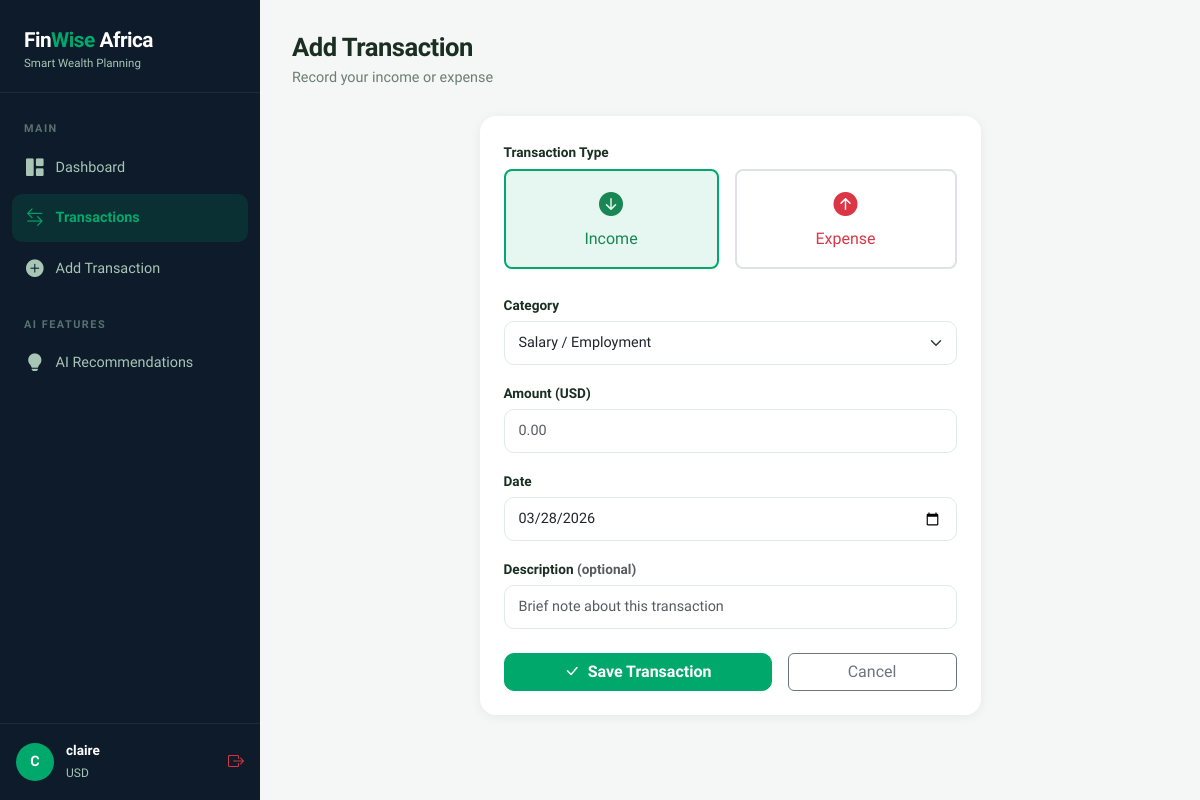
/transactions/add (signed in), run on the app's committed database.
### models/user.py (models this page shows, shortened)
class User(UserMixin, db.Model):
    __tablename__ = 'users'
    id = db.Column(db.Integer, primary_key=True)
    full_name = db.Column(db.String(100), nullable=False)
    email = db.Column(db.String(120), unique=True, nullable=False)
    password_hash = db.Column(db.String(256), nullable=False)
    currency = db.Column(db.String(10), default='KES')
    monthly_income_target = db.Column(db.Float, default=0.0)
    created_at = db.Column(db.DateTime, default=db.func.now())
    transactions = db.relationship('Transaction', backref='user', lazy=True)
    savings = db.relationship('Savings', backref='user', lazy=True)

### routes/transactions.py (the view, shortened to what this page needs)
@transactions_bp.route('/transactions/add', methods=['GET', 'POST'])
@login_required
def add():
    return render_template('transactions/add.html',
        expense_categories=EXPENSE_CATEGORIES,
        income_categories=INCOME_CATEGORIES
    )

### app.py (called while the page is built)
def create_app():
    app = Flask(__name__)
    app.config.from_object(Config)
    db.init_app(app)
    login_manager = LoginManager()
    login_manager.init_app(app)
    login_manager.login_view = 'auth.login'
    login_manager.login_message_category = 'warning'
    @login_manager.user_loader
    def load_user(user_id):
        return User.query.get(int(user_id))
    from routes.auth import auth_bp
    from routes.dashboard import dashboard_bp
    from routes.transactions import transactions_bp
    from routes.recommendations import recommendations_bp
    app.register_blueprint(auth_bp)
    app.register_blueprint(dashboard_bp)
    app.register_blueprint(transactions_bp)
    app.register_blueprint(recommendations_bp)
    @app.route('/')
    def index():
        return redirect(url_for('dashboard.index'))
    with app.app_context():
        db.create_all()
    return app

### templates/transactions/add.html (shortened to what this page needs)
{% extends 'base.html' %}
{% block content %}
<div class="page-header">
    <h2>Add Transaction</h2>
    <p>Record your income or expense</p>
</div>
<div class="row justify-content-center">
    <div class="col-md-7">
        <div class="card p-4">
            <form method="POST" id="transactionForm">
                <div class="mb-4">
                    <label class="form-label">Transaction Type</label>
                    <div class="d-flex gap-3">
                        <div class="type-btn flex-fill text-center p-3 rounded-3 border-2 border"
                             id="btn-income" onclick="setType('income')"
                             style="cursor:pointer; border-color:#00A86B!important; background:#E6F7F1;">
                            <i class="bi bi-arrow-down-circle-fill text-success fs-4"></i>
                            <div class="fw-700 mt-1 text-success">Income</div>
                        </div>
                        <div class="type-btn flex-fill text-center p-3 rounded-3 border-2 border"
                             id="btn-expense" onclick="setType('expense')"
                             style="cursor:pointer;">
                            <i class="bi bi-arrow-up-circle-fill text-danger fs-4"></i>
                            <div class="fw-700 mt-1 text-danger">Expense</div>
                        </div>
                    </div>
                </div>
                <div class="mb-3">
                    <label class="form-label">Category</label>
                    <select name="category" class="form-select" id="categorySelect" required>
                        <optgroup label="Income Categories" id="incomeGroup">
                            {% for cat in income_categories %}
                                <option value="{{ cat }}">{{ cat }}</option>
                            {% endfor %}
                        </optgroup>
                    </select>
                </div>
                <div class="mb-3">
                    <label class="form-label">Amount ({{ current_user.currency }})</label>
                    <input type="number" name="amount" class="form-control"
                           placeholder="0.00" step="0.01" min="0" required>
                </div>
                <div class="mb-3">
                    <label class="form-label">Date</label>
                    <input type="date" name="date" class="form-control"
                           value="{{ now }}" required>
                </div>
                <div class="mb-4">
                    <label class="form-label">Description <span class="text-muted fw-400">(optional)</span></label>
                    <input type="text" name="description" class="form-control"
                           placeholder="Brief note about this transaction">
                </div>
                <div class="d-flex gap-3">
                    <button type="submit" class="btn btn-primary flex-fill">
                        <i class="bi bi-check-lg me-2"></i>Save Transaction
                    </button>
                    <a href="{{ url_for('transactions.index') }}" class="btn btn-outline-secondary flex-fill">
                        Cancel
                    </a>
                </div>
            </form>
        </div>
    </div>
</div>
{% endblock %}

### templates/base.html (shortened to what this page needs)
<!DOCTYPE html>
<html lang="en">
<head>
    <link href="https://cdn.jsdelivr.net/npm/bootstrap@5.3.0/dist/css/bootstrap.min.css" rel="stylesheet">
    <link href="https://cdn.jsdelivr.net/npm/bootstrap-icons@1.11.0/font/bootstrap-icons.css" rel="stylesheet">
</head>
<body>
{% if current_user.is_authenticated %}
<div class="sidebar">
    <div class="sidebar-brand">
        <h4>Fin<span>Wise</span> Africa</h4>
        <small>Smart Wealth Planning</small>
    </div>
    <nav class="sidebar-nav">
        <div class="sidebar-label">Main</div>
        <a href="{{ url_for('dashboard.index') }}" class="{{ 'active' if request.endpoint == 'dashboard.index' }}">
            <i class="bi bi-grid-1x2-fill"></i> Dashboard
        </a>
        <a href="{{ url_for('transactions.index') }}" class="{{ 'active' if 'transactions' in request.endpoint }}">
            <i class="bi bi-arrow-left-right"></i> Transactions
        </a>
        <a href="{{ url_for('transactions.add') }}">
            <i class="bi bi-plus-circle-fill"></i> Add Transaction
        </a>
        <div class="sidebar-label mt-3">AI Features</div>
        <a href="{{ url_for('recommendations.index') }}" class="{{ 'active' if 'recommendations' in request.endpoint }}">
            <i class="bi bi-lightbulb-fill"></i> AI Recommendations
        </a>
    </nav>
    <div class="sidebar-user">
        <div class="user-avatar">{{ current_user.full_name[0].upper() }}</div>
        <div class="user-info">
            <strong>{{ current_user.full_name.split()[0] }}</strong>
            <small>{{ current_user.currency }}</small>
        </div>
        <a href="{{ url_for('auth.logout') }}" class="ms-auto text-danger" title="Logout">
            <i class="bi bi-box-arrow-right"></i>
        </a>
    </div>
</div>
<div class="main-content">
{% endif %}
    {% block content %}{% endblock %}
{% if current_user.is_authenticated %}
</div>
{% endif %}
</body>
</html>

### templates/base.html (style rules this page uses)
:root { --primary: #00A86B; --primary-dark: #007A4D; --primary-light: #E6F7F1; --accent: #FFB800; --danger: #E63946; --bg: #F4F7F5; --sidebar-bg: #0D1B2A; --sidebar-text: #A8C5B5; --sidebar-active: #00A86B; --card-bg: #FFFFFF; --text-main: #1A2E22; --text-muted: #6B7E75; }
* { box-sizing: border-box; }
body { font-family: 'Plus Jakarta Sans', sans-serif; background: var(--bg); color: var(--text-main); margin: 0; }
.sidebar { width: 260px; min-height: 100vh; background: var(--sidebar-bg); position: fixed; top: 0; left: 0; display: flex; flex-direction: column; padding: 0; z-index: 100; transition: all 0.3s; }
.sidebar-brand { padding: 28px 24px 20px; border-bottom: 1px solid rgba(255,255,255,0.07); }
.sidebar-brand h4 { color: #fff; font-weight: 800; font-size: 1.3rem; margin: 0; letter-spacing: -0.5px; }
.sidebar-brand span { color: var(--primary); }
.sidebar-brand small { color: var(--sidebar-text); font-size: 0.72rem; display: block; margin-top: 2px; }
.sidebar-nav { padding: 20px 12px; flex: 1; }
.sidebar-label { color: rgba(168,197,181,0.5); font-size: 0.68rem; font-weight: 700; letter-spacing: 1.5px; text-transform: uppercase; padding: 8px 12px 6px; }
.sidebar-nav a { display: flex; align-items: center; gap: 12px; padding: 11px 14px; color: var(--sidebar-text); text-decoration: none; border-radius: 10px; font-size: 0.9rem; font-weight: 500; margin-bottom: 2px; transition: all 0.2s; }
.sidebar-nav a:hover, .sidebar-nav a.active { background: rgba(0,168,107,0.15); color: #fff; }
.sidebar-nav a.active { color: var(--primary); font-weight: 600; }
.sidebar-nav a i { font-size: 1.1rem; }
.sidebar-user { padding: 16px; border-top: 1px solid rgba(255,255,255,0.07); display: flex; align-items: center; gap: 12px; }
.user-avatar { width: 38px; height: 38px; border-radius: 50%; background: var(--primary); display: flex; align-items: center; justify-content: center; color: white; font-weight: 700; font-size: 0.9rem; flex-shrink: 0; }
.user-info small { color: var(--sidebar-text); font-size: 0.75rem; }
.user-info strong { color: #fff; font-size: 0.85rem; display: block; }
.main-content { margin-left: 260px; min-height: 100vh; padding: 32px; }
.page-header { margin-bottom: 28px; }
.page-header h2 { font-weight: 800; font-size: 1.6rem; margin: 0; letter-spacing: -0.5px; }
.page-header p { color: var(--text-muted); margin: 4px 0 0; font-size: 0.9rem; }
.card { border: none; border-radius: 16px; box-shadow: 0 2px 12px rgba(0,0,0,0.06); background: var(--card-bg); }
.btn-primary { background: var(--primary); border-color: var(--primary); font-weight: 600; border-radius: 10px; }
.form-control, .form-select { border-radius: 10px; border: 1.5px solid #E0EBE5; padding: 10px 14px; font-size: 0.9rem; }
.form-label { font-weight: 600; font-size: 0.85rem; color: var(--text-main); margin-bottom: 6px; }

### data on the page
User: full_name "C", full_name "claire", currency "USD"

### other printed values
form field category "Salary / Employment"
